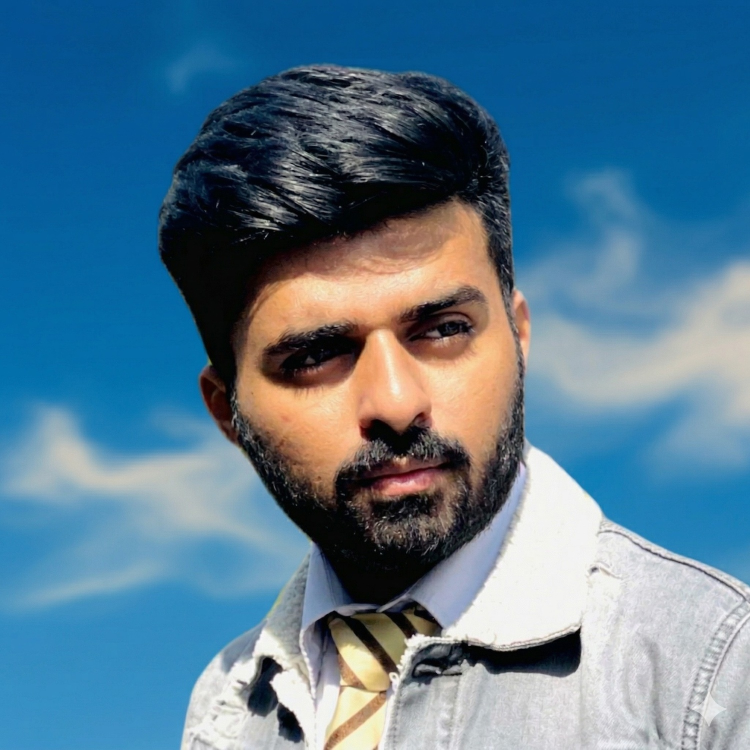
#> input picture projects/new-session-ed71920e/assets/bg.jpg, 1500 x 1500 px (shown at 1/2 size)
$ python _contact-sheet.py ../projects/new-session-ed71920e/assets out.png
#> lines starting #> are read from the running program, lines starting #| are printed output that depends on the picture
#!/usr/bin/env python3
"""Tile JPGs from a directory into a single contact-sheet image (cover-crop).

  python3 scripts/_contact-sheet.py <dir-of-jpgs> <out.jpg> [--cols=5] [--cell=400] [--pad=8]

Reusable by pinterest / dribbble / vimeo moodboard scripts.
"""
import argparse, glob, os, sys
from PIL import Image

ap = argparse.ArgumentParser()
ap.add_argument("indir")
ap.add_argument("out")
ap.add_argument("--cols", type=int, default=5)
ap.add_argument("--cell", type=int, default=400)
ap.add_argument("--pad",  type=int, default=8)
args = ap.parse_args()

paths = sorted(glob.glob(os.path.join(args.indir, "*.jpg")) +
               glob.glob(os.path.join(args.indir, "*.png")))
if not paths:
    sys.exit("no images in " + args.indir)

n = len(paths)
rows = (n + args.cols - 1) // args.cols
W = args.cols * args.cell + (args.cols + 1) * args.pad
H = rows     * args.cell + (rows     + 1) * args.pad
sheet = Image.new("RGB", (W, H), (16, 16, 18))

for i, path in enumerate(paths):
    try:
        im = Image.open(path).convert("RGB")
#> im is the input picture: PIL image 1500x1500 RGB; mean R, G, B 86.6, 122, 145.1
        r = max(args.cell / im.width, args.cell / im.height)
#> r = 0.267
        im = im.resize((int(im.width*r), int(im.height*r)), Image.LANCZOS)
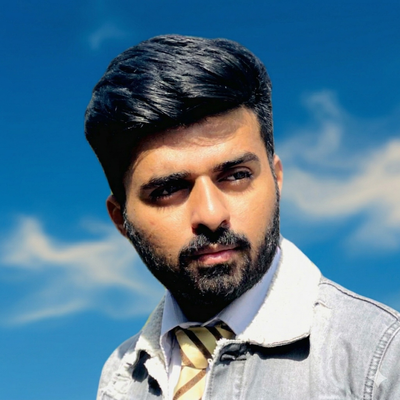
#> im: PIL image 400x400 RGB; mean R, G, B 86.6, 122, 145.1
        left = (im.width  - args.cell) // 2
#> left = 0
        top  = (im.height - args.cell) // 2
#> top = 0
        im = im.crop((left, top, left + args.cell, top + args.cell))
        col, row = i % args.cols, i // args.cols
        x = args.pad + col * (args.cell + args.pad)
        y = args.pad + row * (args.cell + args.pad)
        sheet.paste(im, (x, y))
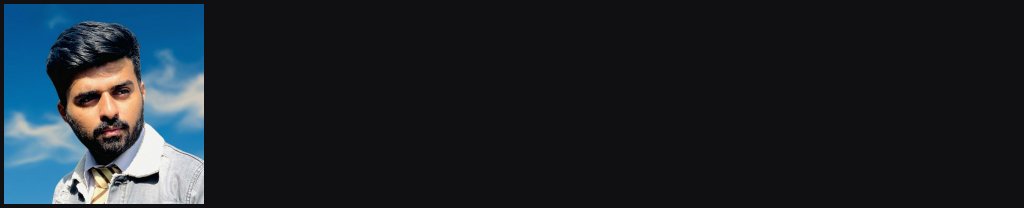
#> sheet: PIL image 2048x416 RGB (shown at 1/2 size); mean R, G, B 29.3, 35.9, 41.9
    except Exception as e:
        print(f"  skip {path}: {e}", file=sys.stderr)

sheet.save(args.out, "JPEG", quality=88, optimize=True)
print(f"[contact-sheet] {sheet.size[0]}x{sheet.size[1]}  ({n} thumbs)", file=sys.stderr)
